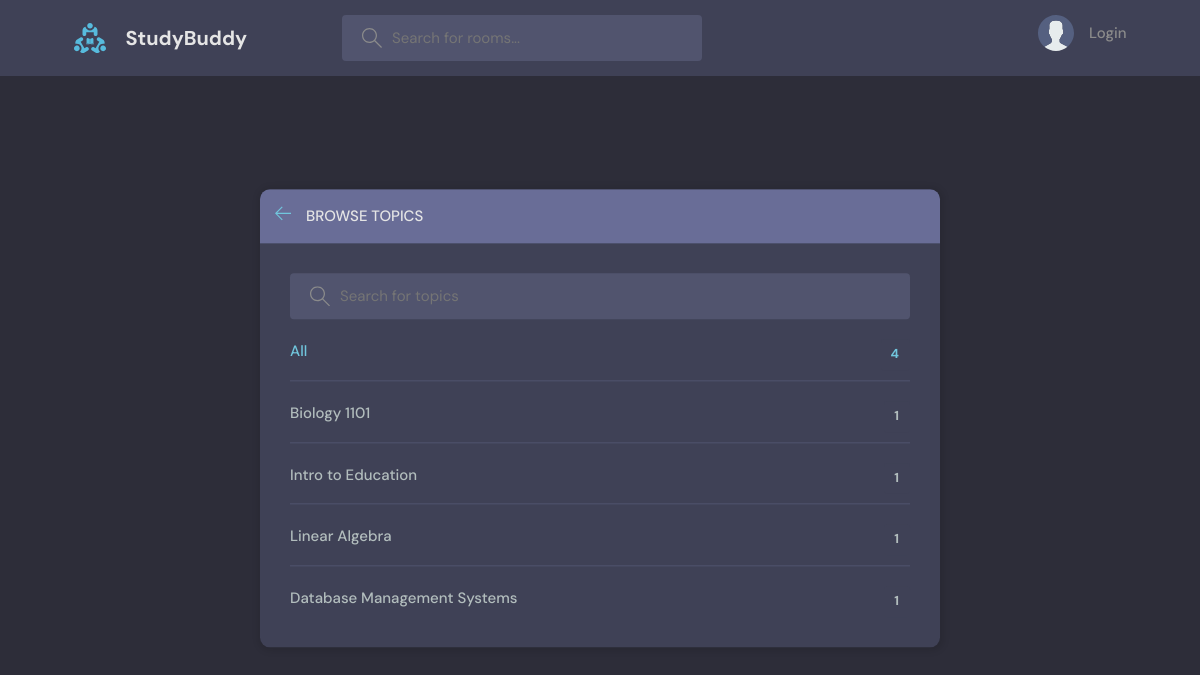
Page /topics/ on the committed database.
### base/models.py (models this page shows)
class Topic(models.Model):
    name = models.CharField(max_length=200)
    def __str__(self):
        return self.name

### base/views.py (the view)
# urls.py: path('topics/', views.topicsPage, name='topics'),
def topicsPage(request):
    q = request.GET.get('q') if request.GET.get('q') != None else ''
    topics = Topic.objects.filter(name__icontains=q)
    return render(request, 'base/topics.html', {'topics' : topics})

### base/templates/base/topics.html (shortened to what this page needs)
{% extends 'main.html' %}
{% block content%}
    <main class="create-room layout">
      <div class="container">
        <div class="layout__box">
          <div class="layout__boxHeader">
            <div class="layout__boxTitle">
              <a href="{% url 'home' %}">
                <svg version="1.1" xmlns="http://www.w3.org/2000/svg" width="32" height="32" viewBox="0 0 32 32">
                  <title>arrow-left</title>
                  <path
                    d="M13.723 2.286l-13.723 13.714 13.719 13.714 1.616-1.611-10.96-10.96h27.625v-2.286h-27.625l10.965-10.965-1.616-1.607z"
                  ></path>
                </svg>
              </a>
              <h3>Browse Topics</h3>
            </div>
          </div>
          <div class="topics-page layout__body">
            <form action="" method="GET" class="header__search">
              <label>
                <input name = "q" placeholder="Search for topics" />
              </label>
            </form>
            <ul class="topics__list">
              <li>
                <a href="{% url 'topics' %}" class="active">All <span>{{topics.count}}</span></a>
              </li>
              {% for topic in topics %}
              <li>
                <a href="{% url 'home' %}?q={{topic.name}}">{{topic}} <span>{{topic.room_set.all.count}}</span></a>
              </li>
              {% endfor %}
            </ul>
          </div>
        </div>
      </div>
    </main>
{% endblock content %}

### static/styles/style.css (style rules this page uses)
:root { --color-main: #71c6dd; --color-main-light: #e1f6fb; --color-dark: #3f4156; --color-dark-medium: #51546e; --color-dark-light: #696d97; --color-light: #e5e5e5; --color-gray: #8b8b8b; --color-light-gray: #b2bdbd; --color-bg: #2d2d39; --color-success: #5dd693; --color-error: #fc4b0b; }
* { font-family: "DM Sans", -apple-system, BlinkMacSystemFont, "Segoe UI", Roboto, Oxygen, Ubuntu, Cantarell, "Open Sans", "Helvetica Neue", sans-serif; margin: 0; padding: 0; box-sizing: border-box; text-rendering: optimizeLegibility; font-size: inherit; }
html { font-size: 56.25%; }
@media only screen and (min-width: 1200px) { html { font-size: 62.5%; } }
body { line-height: 1.6; font-weight: 400; font-size: 1.5rem; color: var(--color-light-gray); background-color: var(--color-bg); min-height: 100vh; }
a { display: inline-block; color: var(--color-main); text-decoration: none; }
.container { max-width: 120rem; width: 90%; margin: auto; }
.header__search > label { background-color: var(--color-dark-medium); padding: 1.3rem 1rem; display: flex; align-items: center; gap: 1rem; border-radius: 4px; }
.header__search svg { fill: var(--color-gray); width: 2rem; height: 2rem; margin-left: 1rem; }
.header__search input { width: 30rem; background: transparent; border: none; outline: none; color: var(--color-light); }
.layout { margin-top: 2.4rem; }
.layout > .container { display: flex; justify-content: space-between; align-items: flex-start; }
.layout__box { width: 90%; max-width: 48rem; min-height: 40rem; position: absolute; top: 50%; left: 50%; transform: translate(-50%, -46%); background-color: var(--color-dark); border-radius: 1rem; box-shadow: 1px 1px 6px 3px rgba(0, 0, 0, 0.1); overflow: hidden; }
.layout__boxHeader { display: flex; padding: 1.5rem; background-color: var(--color-dark-light); }
.layout__boxTitle { display: flex; gap: 1.5rem; align-items: center; }
.layout__boxTitle h3 { text-transform: uppercase; font-weight: 500; color: var(--color-light); }
.layout__boxTitle svg { width: 1.6rem; height: 1.6rem; fill: var(--color-main); }
.layout__body { margin: 3rem; }
.topics__list { list-style: none; }
.topics__list li a { display: flex; justify-content: space-between; margin-bottom: 3rem; font-weight: 500; color: var(--color-light-gray); transition: all 0.3s ease-in-out; }
.topics__list li a.active, .topics__list li a:hover { color: var(--color-main); }
.topics__list li a span { padding: 0.5rem 1rem; background-color: var(--color-dark); border-radius: 3px; font-size: 1.3rem; font-weight: 700; letter-spacing: 1px; }
.topics-page .topics__list li:not(:last-child) a { margin: 2rem 0; padding-bottom: 1rem; text-decoration: none; border-bottom: 1px solid var(--color-dark-medium); }
.topics-page .header__search { display: block; }
.create-room.layout .layout__box { max-width: 68rem; }

### rows in the picture
Topic: name "Biology 1101", room_set.all.count "1"
Topic: name "Intro to Education", room_set.all.count "1"
Topic: name "Linear Algebra", room_set.all.count "1"
Topic: name "Database Management Systems", room_set.all.count "1"

### other values in the picture
{{ topics.count }} "4"
